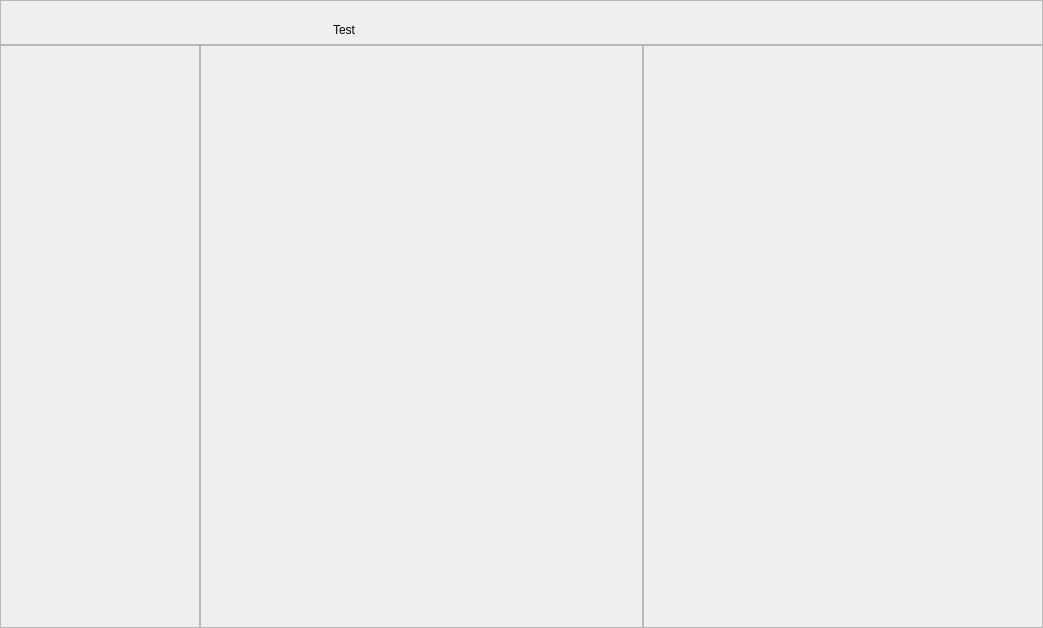
<?xml version="1.0" encoding="UTF-8"?>
<ui version="4.0">
 <class>ReposityWidget</class>
 <widget class="QWidget" name="ReposityWidget">
  <property name="geometry">
   <rect>
    <x>0</x>
    <y>0</y>
    <width>1043</width>
    <height>628</height>
   </rect>
  </property>
  <property name="windowTitle">
   <string>Form</string>
  </property>
  <layout class="QGridLayout" name="gridLayout" rowstretch="0,1" columnstretch="0,1,0">
   <property name="leftMargin">
    <number>0</number>
   </property>
   <property name="topMargin">
    <number>0</number>
   </property>
   <property name="rightMargin">
    <number>0</number>
   </property>
   <property name="bottomMargin">
    <number>0</number>
   </property>
   <property name="spacing">
    <number>0</number>
   </property>
   <item row="1" column="0">
    <widget class="QFrame" name="InfoFrame">
     <property name="minimumSize">
      <size>
       <width>200</width>
       <height>0</height>
      </size>
     </property>
     <property name="frameShape">
      <enum>QFrame::StyledPanel</enum>
     </property>
     <property name="frameShadow">
      <enum>QFrame::Raised</enum>
     </property>
    </widget>
   </item>
   <item row="1" column="1">
    <widget class="QFrame" name="CommitsFrame">
     <property name="minimumSize">
      <size>
       <width>0</width>
       <height>0</height>
      </size>
     </property>
     <property name="frameShape">
      <enum>QFrame::StyledPanel</enum>
     </property>
     <property name="frameShadow">
      <enum>QFrame::Raised</enum>
     </property>
    </widget>
   </item>
   <item row="1" column="2">
    <widget class="QFrame" name="DetailFrame">
     <property name="minimumSize">
      <size>
       <width>400</width>
       <height>0</height>
      </size>
     </property>
     <property name="frameShape">
      <enum>QFrame::StyledPanel</enum>
     </property>
     <property name="frameShadow">
      <enum>QFrame::Raised</enum>
     </property>
    </widget>
   </item>
   <item row="0" column="0" colspan="3">
    <widget class="QFrame" name="CommandFrame">
     <property name="minimumSize">
      <size>
       <width>0</width>
       <height>45</height>
      </size>
     </property>
     <property name="frameShape">
      <enum>QFrame::StyledPanel</enum>
     </property>
     <property name="frameShadow">
      <enum>QFrame::Raised</enum>
     </property>
     <widget class="QLabel" name="label">
      <property name="geometry">
       <rect>
        <x>333</x>
        <y>20</y>
        <width>181</width>
        <height>20</height>
       </rect>
      </property>
      <property name="text">
       <string>Test</string>
      </property>
     </widget>
    </widget>
   </item>
  </layout>
 </widget>
 <resources/>
 <connections/>
</ui>
